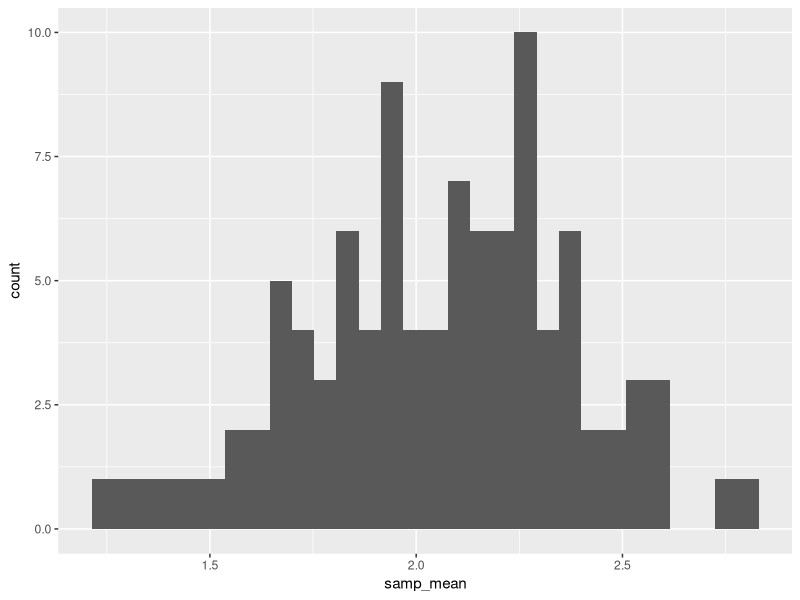
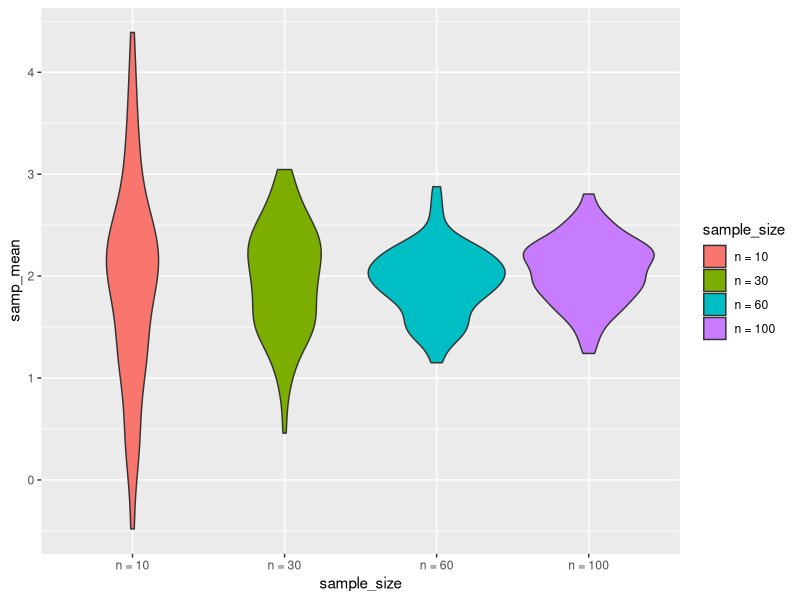
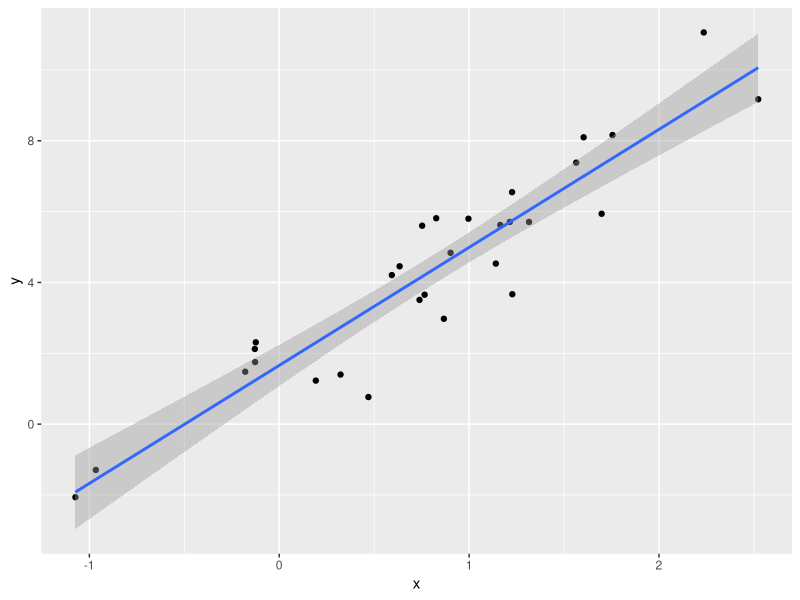
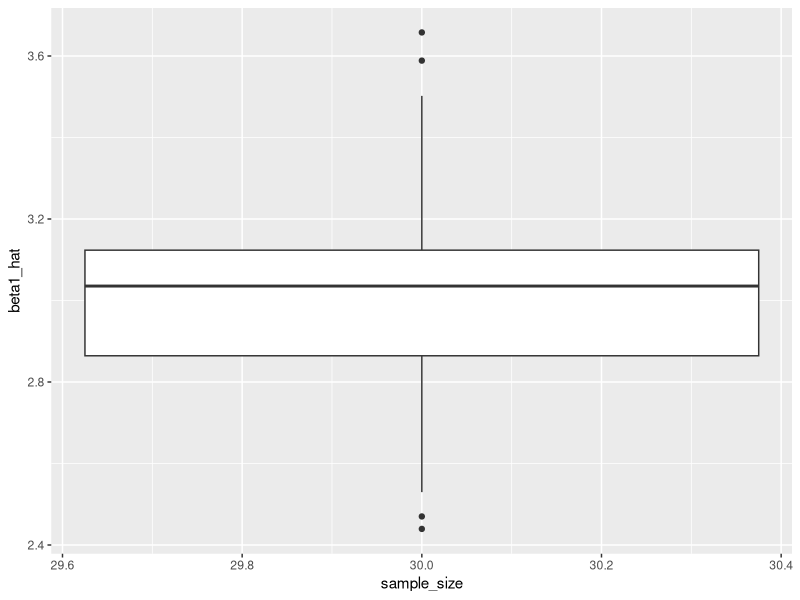
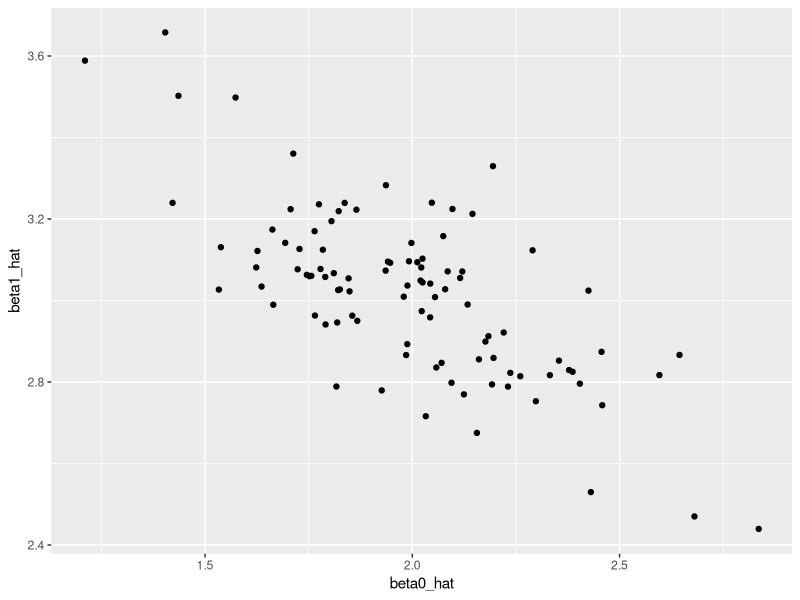

The R source for these figures, in order:
## ---- chunk 1
library(tidyverse)

set.seed(1)

## ---- chunk 2
sim_df = 
  tibble(
    x=rnorm(30,10,5)
  )

sim_df|>
  summarize(
    mean= mean(x),
    sd= sd(x)
  )
## ---- chunk 3
sim_mean_sd = function(n, mu = 2, sigma = 3) {
  
  sim_data = 
    tibble(
    x = rnorm(n, mean = mu, sd = sigma),
  )
  
  sim_data |> 
    summarize(
      samp_mean = mean(x),
      samp_sd = sd(x)
    )
}
## ---- chunk 4
output = vector("list", 100)

for (i in 1:100) {
  output[[i]] = sim_mean_sd(30)
}

sim_results = bind_rows(output)|>
  summarize(
    av_samp_mean = mean(samp_mean),
    SE_samp_mean = sd(samp_mean)
  )
sim_results
## ---- chunk 5
sim_results= 
  tibble(
    iter = 1:100
  )|>
  mutate(samp_results = map(iter , sim_mean_sd, n= 30))|>
  unnest(samp_results)

sim_results
## ---- chunk 6
sim_results= 
  expand_grid(
    sample_size= c(10,30,60,100),
    iter= 1:100
  )|>
  mutate(samp_results= map(sample_size,sim_mean_sd))|>
  unnest(samp_results)

sim_results
## ---- chunk 7
sim_results |> 
  group_by(sample_size)|>
  summarize(
    se= sd(samp_mean)
  )
## ---- chunk 8
sim_results|> 
  filter(sample_size==100)|>
  ggplot(aes(x=samp_mean))+
  geom_histogram()
## ---- chunk 9
sim_results|> 
  mutate(
    sample_size = str_c("n = ", sample_size),
    sample_size = fct_inorder(sample_size)) |> 
  ggplot(aes(x = sample_size, y = samp_mean, fill= sample_size)) +
  geom_violin()
## ---- chunk 10
 sim_data= 
  tibble(
    x= rnorm(30, mean = 1, sd= 1),
    y = 2+3*x+rnorm(30,0,1)
  )

sim_data|>
  ggplot(aes(x=x, y=y))+
  geom_point()+
  stat_smooth(method="lm")

lm_fit= lm(y~x, data= sim_data)
## ---- chunk 11
sim_regression = function (n){
  
  sim_data= 
  tibble(
    x= rnorm(n, mean = 1, sd= 1),
    y = 2+3*x+rnorm(n,0,1)
  )
  
  lm_fit = lm(y~x, data = sim_data)
  
  out_df = 
    tibble( 
      beta0_hat = coef(lm_fit)[1],
      beta1_hat = coef(lm_fit)[2])
  return(out_df)
}
## ---- chunk 12
sim_results = 
  expand_grid(
    sample_size = 30 , 
    iter= 1:100
  )|>
  mutate(lm_res = map(sample_size, sim_regression))|>
  unnest(lm_res)

head(sim_results)

sim_results|>
  mutate(sample_sez= str_c("n = ", sample_size)) |>
  ggplot(aes(x= sample_size, y = beta1_hat))+ 
  geom_boxplot()

sim_results |> 
  ggplot(aes(x = beta0_hat, y = beta1_hat)) + 
  geom_point()
## ---- chunk 13

bday_sim = function(n){
  bdays= sample( 1:365, size = 10, replace= TRUE)
  
  duplicate = length(unique(bdays))<10
  
  return(duplicate)
}

bday_sim(10)
## ---- chunk 14
sim_results = 
  expand_grid(
    n= c(10,50),
    iter= 1:100
  )|>
  mutate(res = map_lgl(n, bday_sim))|>
  group_by(n)|>
  summarize(prob = mean(res))

sim_results
